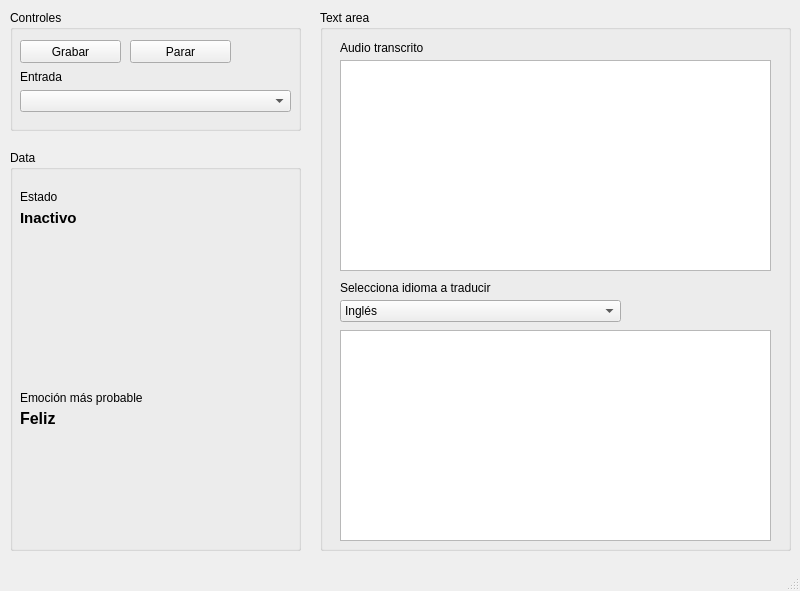
<?xml version="1.0" encoding="UTF-8"?>
<ui version="4.0">
 <class>MainWindow</class>
 <widget class="QMainWindow" name="MainWindow">
  <property name="geometry">
   <rect>
    <x>0</x>
    <y>0</y>
    <width>800</width>
    <height>591</height>
   </rect>
  </property>
  <property name="windowTitle">
   <string>MainWindow</string>
  </property>
  <widget class="QWidget" name="centralwidget">
   <widget class="QGroupBox" name="gb_controles">
    <property name="geometry">
     <rect>
      <x>10</x>
      <y>10</y>
      <width>291</width>
      <height>121</height>
     </rect>
    </property>
    <property name="title">
     <string>Controles</string>
    </property>
    <widget class="QPushButton" name="bt_grabar">
     <property name="geometry">
      <rect>
       <x>10</x>
       <y>30</y>
       <width>101</width>
       <height>23</height>
      </rect>
     </property>
     <property name="text">
      <string>Grabar</string>
     </property>
    </widget>
    <widget class="QPushButton" name="bt_stop">
     <property name="geometry">
      <rect>
       <x>120</x>
       <y>30</y>
       <width>101</width>
       <height>23</height>
      </rect>
     </property>
     <property name="text">
      <string>Parar</string>
     </property>
    </widget>
    <widget class="QLabel" name="label">
     <property name="geometry">
      <rect>
       <x>10</x>
       <y>60</y>
       <width>47</width>
       <height>13</height>
      </rect>
     </property>
     <property name="text">
      <string>Entrada</string>
     </property>
    </widget>
    <widget class="QComboBox" name="cb_inputList">
     <property name="geometry">
      <rect>
       <x>10</x>
       <y>80</y>
       <width>271</width>
       <height>22</height>
      </rect>
     </property>
    </widget>
   </widget>
   <widget class="QGroupBox" name="gb_text">
    <property name="geometry">
     <rect>
      <x>320</x>
      <y>10</y>
      <width>471</width>
      <height>541</height>
     </rect>
    </property>
    <property name="title">
     <string>Text area</string>
    </property>
    <widget class="QTextEdit" name="tf_textoTranscrito">
     <property name="geometry">
      <rect>
       <x>20</x>
       <y>50</y>
       <width>431</width>
       <height>211</height>
      </rect>
     </property>
     <property name="readOnly">
      <bool>true</bool>
     </property>
    </widget>
    <widget class="QLabel" name="label_5">
     <property name="geometry">
      <rect>
       <x>20</x>
       <y>30</y>
       <width>101</width>
       <height>16</height>
      </rect>
     </property>
     <property name="text">
      <string>Audio transcrito</string>
     </property>
    </widget>
    <widget class="QLabel" name="label_6">
     <property name="geometry">
      <rect>
       <x>20</x>
       <y>270</y>
       <width>220</width>
       <height>16</height>
      </rect>
     </property>
     <property name="text">
      <string>Selecciona idioma a traducir</string>
     </property>
    </widget>
    <widget class="QTextEdit" name="tf_textoTraducido">
     <property name="geometry">
      <rect>
       <x>20</x>
       <y>320</y>
       <width>431</width>
       <height>211</height>
      </rect>
     </property>
     <property name="readOnly">
      <bool>true</bool>
     </property>
    </widget>
    <widget class="QComboBox" name="cb_language">
     <property name="geometry">
      <rect>
       <x>20</x>
       <y>290</y>
       <width>281</width>
       <height>22</height>
      </rect>
     </property>
     <item>
      <property name="text">
       <string>Inglés</string>
      </property>
     </item>
     <item>
      <property name="text">
       <string>Portugues</string>
      </property>
     </item>
    </widget>
   </widget>
   <widget class="QGroupBox" name="gb_data">
    <property name="geometry">
     <rect>
      <x>10</x>
      <y>150</y>
      <width>291</width>
      <height>401</height>
     </rect>
    </property>
    <property name="title">
     <string>Data</string>
    </property>
    <widget class="QLabel" name="label_2">
     <property name="geometry">
      <rect>
       <x>10</x>
       <y>40</y>
       <width>47</width>
       <height>13</height>
      </rect>
     </property>
     <property name="text">
      <string>Estado</string>
     </property>
    </widget>
    <widget class="QLabel" name="lb_status">
     <property name="geometry">
      <rect>
       <x>10</x>
       <y>60</y>
       <width>131</width>
       <height>16</height>
      </rect>
     </property>
     <property name="font">
      <font>
       <pointsize>11</pointsize>
       <weight>75</weight>
       <bold>true</bold>
      </font>
     </property>
     <property name="text">
      <string>Inactivo</string>
     </property>
    </widget>
    <widget class="QLabel" name="img_status">
     <property name="geometry">
      <rect>
       <x>70</x>
       <y>100</y>
       <width>151</width>
       <height>121</height>
      </rect>
     </property>
     <property name="text">
      <string/>
     </property>
     <property name="pixmap">
      <pixmap>../images/happy.jpg</pixmap>
     </property>
     <property name="scaledContents">
      <bool>true</bool>
     </property>
    </widget>
    <widget class="QLabel" name="label_3">
     <property name="geometry">
      <rect>
       <x>10</x>
       <y>240</y>
       <width>150</width>
       <height>16</height>
      </rect>
     </property>
     <property name="text">
      <string>Emoción más probable</string>
     </property>
    </widget>
    <widget class="QLabel" name="label_4">
     <property name="geometry">
      <rect>
       <x>10</x>
       <y>260</y>
       <width>251</width>
       <height>16</height>
      </rect>
     </property>
     <property name="font">
      <font>
       <pointsize>12</pointsize>
       <weight>75</weight>
       <bold>true</bold>
      </font>
     </property>
     <property name="text">
      <string>Feliz</string>
     </property>
    </widget>
   </widget>
  </widget>
  <widget class="QMenuBar" name="menubar">
   <property name="geometry">
    <rect>
     <x>0</x>
     <y>0</y>
     <width>800</width>
     <height>21</height>
    </rect>
   </property>
  </widget>
  <widget class="QStatusBar" name="statusbar"/>
 </widget>
 <resources/>
 <connections/>
</ui>
